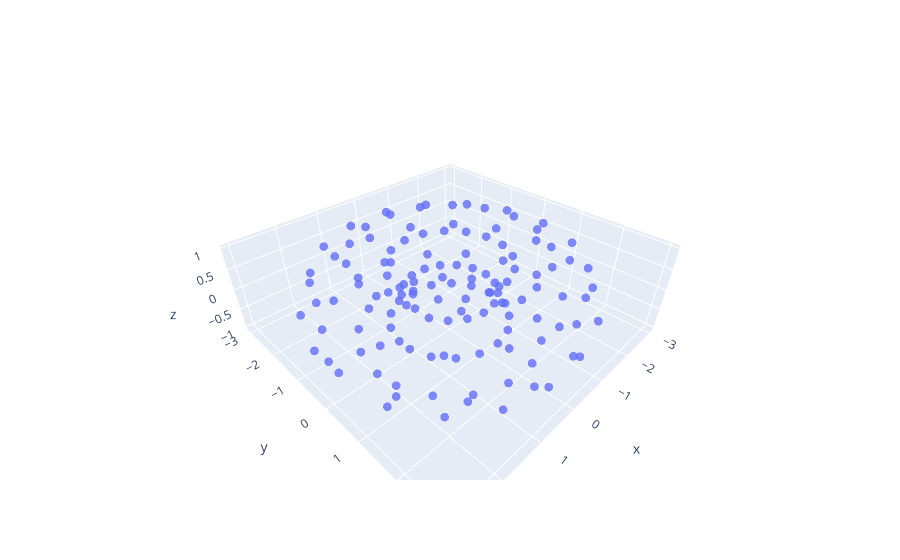

The code cell stored with this chart in its notebook:
### Code cell
"""
With noise

"""

tt = 50
tt1 =8
print("HERE", tt * tt1)
noise = (np.random.rand(tt*tt1*10) - 1)/2
noise = np.zeros_like(noise)
angle1 = [2*np.pi*(i+1)/tt1 for i in range(tt1)]
angle = [2*np.pi*(i+1)/tt for i in range(tt)]
x = []
y = []
z = []

gyd = 1
okkkk = 0
for i in range(tt1):
    #gyd *= -1
    for j in range(tt):
        okkkk += 1
        #xxxx =  (2+np.cos(angle1[i]))*np.cos(angle[j])**2 + (2+np.cos(angle1[i]))*np.sin(angle[j])**2
        #print(gyd)
        gyd += 1
        if np.mod(gyd,3) == 1:
            #print(okkkk)
            x.append((2+noise[i+j]+np.cos(angle1[i]))*np.cos(angle[j]))
            y.append((2+noise[i+j+tt*tt1]+np.cos(angle1[i]))*np.sin(angle[j]))
            z.append(noise[i+tt*tt1*3]+np.sin(angle1[i]))
        


ok = np.array([x,y,z])
points = ok.T
print(points.shape)
layout =go. Layout(
             scene=dict(
                 aspectmode='data'
         ))
fig = go.Figure(data=[go.Scatter3d(
    x=x,
    y=y,
    z=z,
    mode='markers',
    marker=dict(
        size=3,
                      # set color to an array/list of desired values
          # choose a colorscale
        opacity=0.8
    )
)],layout = layout)
#fig.update_layout(margin=dict(l=0, r=0, b=0, t=0))
fig.show()

### Figure 1 — Plotly figure (JSON) as saved in the notebook; plotly's stock layout.template omitted (floating-point values rounded to 4 significant figures; data arrays with more than 128 entries replaced by an {"elided": "..."} marker saying what was removed)
{"data": [{"marker": {"opacity": 0.8, "size": 3}, "mode": "markers", "type": "scatter3d", "x": {"elided": "133 float values"}, "y": {"elided": "133 float values"}, "z": {"elided": "133 float values"}}], "layout": {"scene": {"aspectmode": "data"}}}
